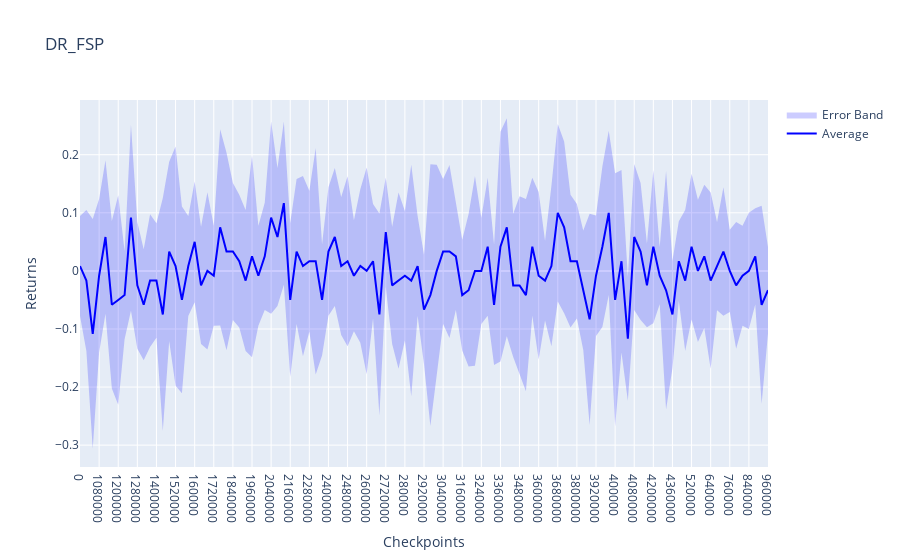
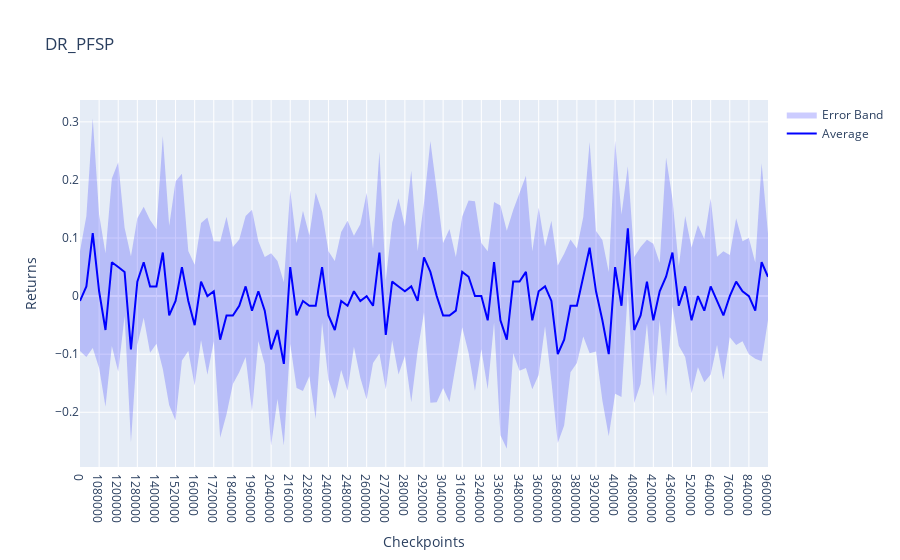

Source (notebook cell) for these figures, in order:
### Code cell
plot_logs("DR_FSP", "DR_PFSP")
